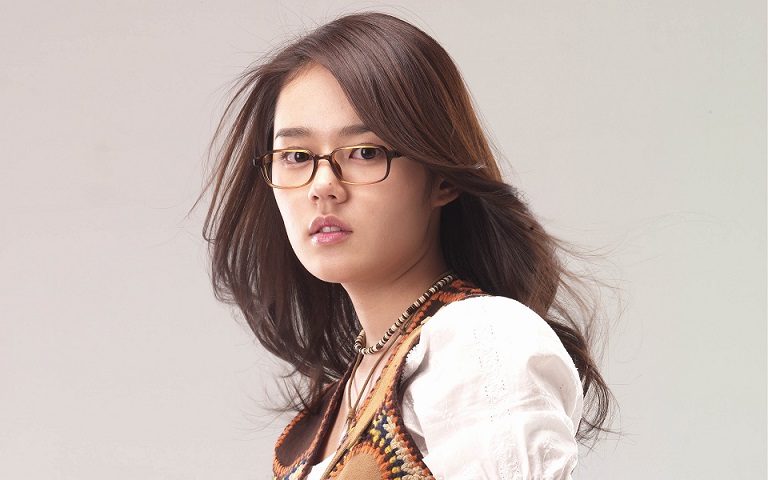
//> input picture test.jpg, 768 x 480 px
$ ./main-021   (built with g++ and OpenCV 4)
//> lines starting //> are read from the running program, lines starting //| are printed output that depends on the picture; after the words box and inside, x2 and y2 are one past the last pixel; in counts of white or black regions, pixels touching at a corner belong together
#include <opencv2/opencv.hpp>
#include <iostream>
#include <math.h>

using namespace cv;
Mat src, gray_src, dst;
int t1_value = 50;
int max_value = 255;
const char* OUTPUT_TITLE = "Canny Result";
void Canny_Demo(int, void*);
int main(int argc, char** argv) {
	src = imread("//home//fang//下载//opencv基础代码和ppt//test.jpg");
//> src is the input picture: 480 rows x 768 cols, CV_8UC3; mean B, G, R 175, 180.8, 194.8
	if (!src.data) {
		printf("could not load image...\n");
		return -1;
	}

	char INPUT_TITLE[] = "input image";
	namedWindow(INPUT_TITLE, CV_WINDOW_AUTOSIZE);
	namedWindow(OUTPUT_TITLE, CV_WINDOW_AUTOSIZE);
	imshow(INPUT_TITLE, src);

	cvtColor(src, gray_src, CV_BGR2GRAY);
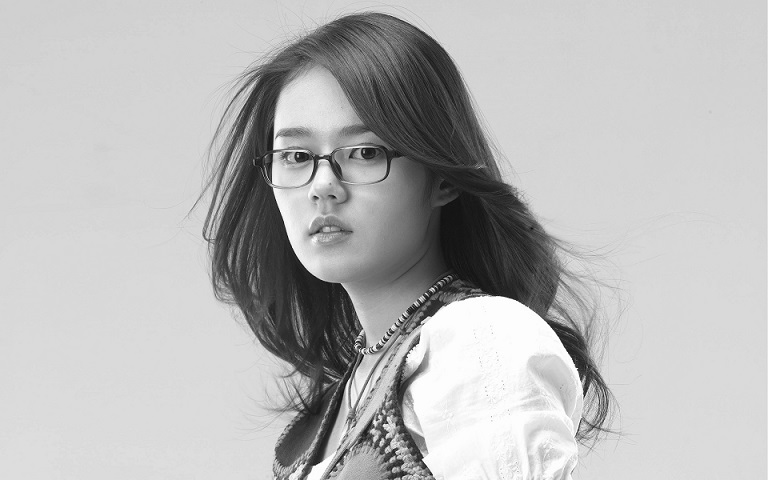
//> gray_src: 480 rows x 768 cols, CV_8UC1; min 5, max 255, mean 184.3
	createTrackbar("Threshold Value:", OUTPUT_TITLE, &t1_value, max_value, Canny_Demo);
	Canny_Demo(0, 0);

	waitKey(0);
	return 0;
}

void Canny_Demo(int, void*) {
	Mat edge_output;
	blur(gray_src, gray_src, Size(3, 3), Point(-1, -1), BORDER_DEFAULT);
	Canny(gray_src, edge_output, t1_value, t1_value * 2, 3, false);
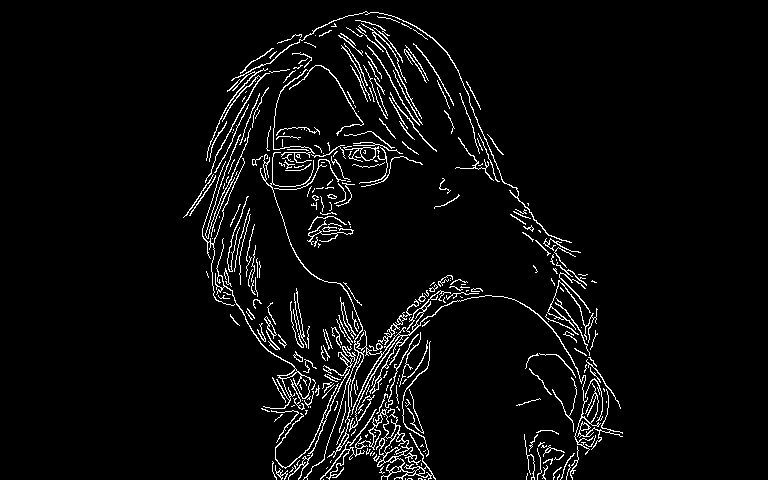
//> edge_output: 480 rows x 768 cols, CV_8UC1; 4.5% white in thin lines or dots, all inside (x1, y1, x2, y2) = (183, 11, 623, 480)
//> in Canny_Demo (call 2), `Canny(gray_src, edge_output, t1_value, t1_value * 2, 3, false);`:
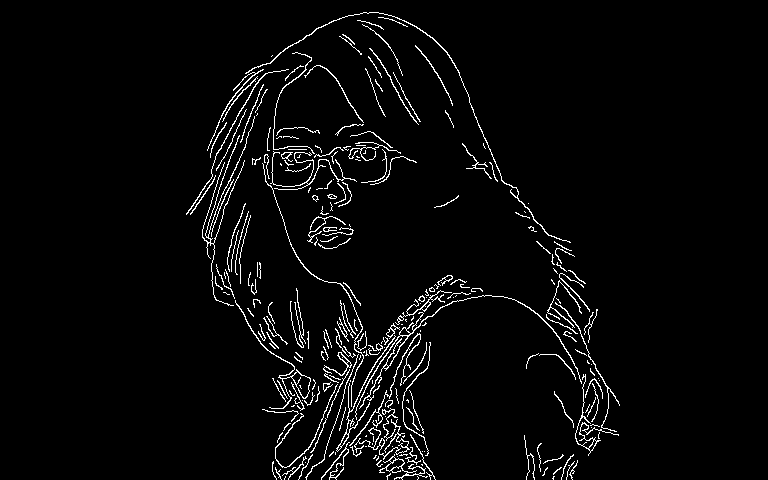
//> edge_output: 480 rows x 768 cols, CV_8UC1; 3.4% white in thin lines or dots, all inside (x1, y1, x2, y2) = (186, 12, 620, 480)

	//dst.create(src.size(), src.type());
	//src.copyTo(dst, edge_output);
	// (edge_output, edge_output);
	imshow(OUTPUT_TITLE, edge_output);

	char outfile[100];
	sprintf(outfile, "//home//fang//下载//opencv基础代码和ppt//Canny_21.jpg");
	imwrite(outfile,edge_output);
}
